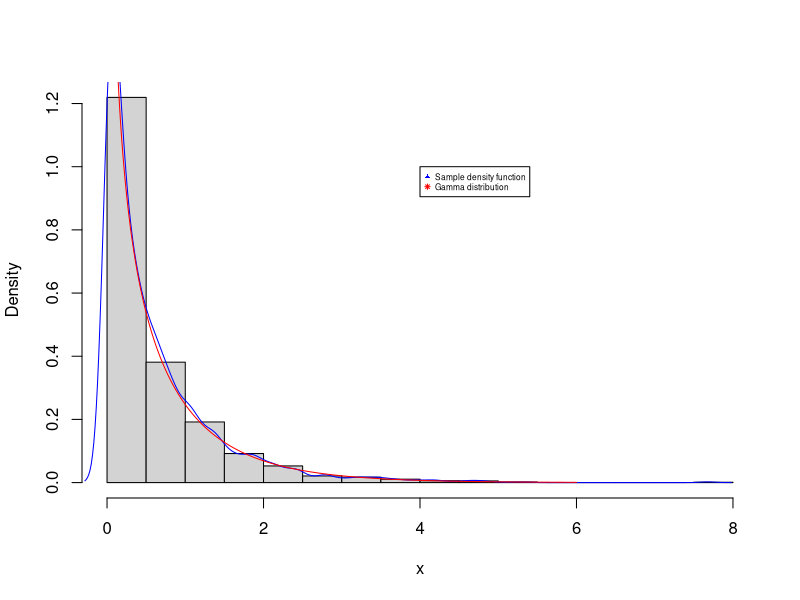

Here is the R script that generated this plot:
## ---- chunk 1
mfscr.gamma=function(n, alpha){
    u1=runif(n)
    u2=runif(n)
    k=1/alpha+1/exp(1)
    y=ifelse(u2<=1/(alpha*k),
             (alpha*k*u2)^(1/alpha),
             -log(k*(1-u2)))
    return(y[(y<=1&u1<=exp(-y))|
             (y>1&u1<y^(alpha-1))])
}
## ---- chunk 2
alpha=0.6
x=mfscr.gamma(5000, alpha)
hist(x, probability = T,  breaks = 24, main="")
lines(density(x), col="blue", xlim=c(0,6))
sequ=seq(0,6,by=0.01)
lines(sequ, dgamma(sequ, alpha), col="red")
legend(4, 1, pch=c(17,8), col=c("blue","red"), cex=0.5,
       legend = c("Sample density function", "Gamma distribution"))
